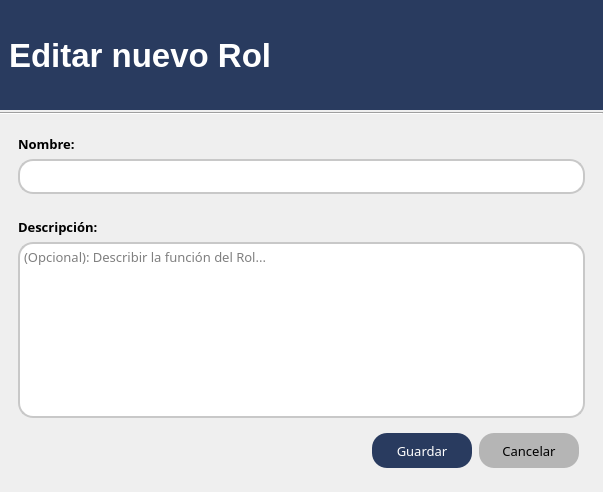
<?xml version="1.0" encoding="UTF-8"?>
<ui version="4.0">
 <class>DialogEditarRol</class>
 <widget class="QDialog" name="DialogEditarRol">
  <property name="windowModality">
   <enum>Qt::NonModal</enum>
  </property>
  <property name="geometry">
   <rect>
    <x>0</x>
    <y>0</y>
    <width>603</width>
    <height>492</height>
   </rect>
  </property>
  <property name="windowTitle">
   <string>MODIFICACIÓN DE ROL</string>
  </property>
  <property name="styleSheet">
   <string notr="true">#widget, #label {
    color: rgb(255, 255, 255);
    background-color: rgb(41, 59, 95);
}

QLineEdit {
    border: 2px solid rgb(200, 200, 200);
    border-radius: 15px;
    padding: 8px 0px 8px 11px;
}

QPlainTextEdit{
	border: 2px solid rgb(200, 200, 200);
    border-radius: 15px;
    background-color: rgb(255, 255, 255);
}

#input_nameUser {
    text-transform: uppercase;
}

#checkBox_activo {
    margin-left: 13px;
}

QPushButton {
    background-color: rgb(41, 59, 95);
    color: rgb(255, 255, 255); 
    border: none;
    border-radius: 15px; 
}

#btn_salir {
	background-color: rgb(181, 181, 181);
    color: rgb(0, 0, 0); 
}

#btn_date1, #btn_date2 {
    border-bottom-right-radius: 10px;
    border-top-right-radius: 10px;
}

QPushButton:hover {
    background-color: rgb(88, 120, 142);
    color: rgb(255, 255, 255); 
}

#btn_salir:hover {
    background-color: rgb(209, 209, 209);
}

QPushButton:pressed, #btn_salir:pressed {
    background-color: #1c5980;
}</string>
  </property>
  <layout class="QVBoxLayout" name="verticalLayout_9">
   <property name="spacing">
    <number>2</number>
   </property>
   <property name="leftMargin">
    <number>0</number>
   </property>
   <property name="topMargin">
    <number>0</number>
   </property>
   <property name="rightMargin">
    <number>0</number>
   </property>
   <property name="bottomMargin">
    <number>0</number>
   </property>
   <item>
    <widget class="QWidget" name="widget" native="true">
     <property name="minimumSize">
      <size>
       <width>603</width>
       <height>110</height>
      </size>
     </property>
     <property name="maximumSize">
      <size>
       <width>16777215</width>
       <height>110</height>
      </size>
     </property>
     <layout class="QVBoxLayout" name="verticalLayout_6">
      <item alignment="Qt::AlignLeft">
       <widget class="QLabel" name="label">
        <property name="font">
         <font>
          <family>Segoe UI</family>
          <pointsize>25</pointsize>
          <weight>75</weight>
          <bold>true</bold>
         </font>
        </property>
        <property name="text">
         <string>Editar nuevo Rol</string>
        </property>
       </widget>
      </item>
     </layout>
    </widget>
   </item>
   <item>
    <widget class="Line" name="line">
     <property name="orientation">
      <enum>Qt::Horizontal</enum>
     </property>
    </widget>
   </item>
   <item>
    <widget class="QWidget" name="widget_2" native="true">
     <property name="styleSheet">
      <string notr="true"/>
     </property>
     <layout class="QVBoxLayout" name="verticalLayout_2">
      <item>
       <widget class="QFrame" name="frame">
        <property name="frameShape">
         <enum>QFrame::NoFrame</enum>
        </property>
        <property name="frameShadow">
         <enum>QFrame::Raised</enum>
        </property>
        <layout class="QVBoxLayout" name="verticalLayout">
         <item>
          <widget class="QLabel" name="label_2">
           <property name="font">
            <font>
             <family>Century Gothic</family>
             <pointsize>10</pointsize>
             <weight>75</weight>
             <bold>true</bold>
            </font>
           </property>
           <property name="text">
            <string>Nombre:</string>
           </property>
          </widget>
         </item>
         <item>
          <widget class="QLineEdit" name="input_nombre">
           <property name="minimumSize">
            <size>
             <width>60</width>
             <height>35</height>
            </size>
           </property>
           <property name="font">
            <font>
             <family>Century Gothic</family>
             <pointsize>10</pointsize>
            </font>
           </property>
          </widget>
         </item>
        </layout>
       </widget>
      </item>
      <item>
       <widget class="QFrame" name="frame_4">
        <property name="frameShape">
         <enum>QFrame::NoFrame</enum>
        </property>
        <property name="frameShadow">
         <enum>QFrame::Raised</enum>
        </property>
        <layout class="QVBoxLayout" name="verticalLayout_7">
         <item>
          <widget class="QLabel" name="label_4">
           <property name="font">
            <font>
             <family>Century Gothic</family>
             <pointsize>10</pointsize>
             <weight>75</weight>
             <bold>true</bold>
            </font>
           </property>
           <property name="text">
            <string>Descripción:</string>
           </property>
          </widget>
         </item>
         <item>
          <widget class="QPlainTextEdit" name="input_des">
           <property name="font">
            <font>
             <family>Century Gothic</family>
             <pointsize>10</pointsize>
            </font>
           </property>
           <property name="frameShape">
            <enum>QFrame::NoFrame</enum>
           </property>
           <property name="frameShadow">
            <enum>QFrame::Raised</enum>
           </property>
           <property name="tabChangesFocus">
            <bool>true</bool>
           </property>
           <property name="placeholderText">
            <string>(Opcional): Describir la función del Rol...</string>
           </property>
          </widget>
         </item>
        </layout>
       </widget>
      </item>
      <item alignment="Qt::AlignRight">
       <widget class="QFrame" name="frame_6">
        <layout class="QHBoxLayout" name="horizontalLayout_3">
         <property name="spacing">
          <number>7</number>
         </property>
         <property name="leftMargin">
          <number>0</number>
         </property>
         <property name="topMargin">
          <number>0</number>
         </property>
         <property name="rightMargin">
          <number>15</number>
         </property>
         <property name="bottomMargin">
          <number>15</number>
         </property>
         <item alignment="Qt::AlignRight">
          <widget class="QPushButton" name="btn_guardar">
           <property name="sizePolicy">
            <sizepolicy hsizetype="Expanding" vsizetype="Fixed">
             <horstretch>0</horstretch>
             <verstretch>0</verstretch>
            </sizepolicy>
           </property>
           <property name="minimumSize">
            <size>
             <width>100</width>
             <height>35</height>
            </size>
           </property>
           <property name="maximumSize">
            <size>
             <width>16777215</width>
             <height>16777215</height>
            </size>
           </property>
           <property name="font">
            <font>
             <family>Century Gothic</family>
             <pointsize>10</pointsize>
             <weight>50</weight>
             <bold>false</bold>
            </font>
           </property>
           <property name="cursor">
            <cursorShape>PointingHandCursor</cursorShape>
           </property>
           <property name="text">
            <string>Guardar</string>
           </property>
           <property name="checkable">
            <bool>false</bool>
           </property>
           <property name="checked">
            <bool>false</bool>
           </property>
          </widget>
         </item>
         <item alignment="Qt::AlignRight">
          <widget class="QPushButton" name="btn_salir">
           <property name="sizePolicy">
            <sizepolicy hsizetype="Preferred" vsizetype="Fixed">
             <horstretch>0</horstretch>
             <verstretch>0</verstretch>
            </sizepolicy>
           </property>
           <property name="minimumSize">
            <size>
             <width>100</width>
             <height>35</height>
            </size>
           </property>
           <property name="font">
            <font>
             <family>Century Gothic</family>
             <pointsize>10</pointsize>
             <weight>50</weight>
             <bold>false</bold>
            </font>
           </property>
           <property name="cursor">
            <cursorShape>PointingHandCursor</cursorShape>
           </property>
           <property name="text">
            <string>Cancelar</string>
           </property>
           <property name="checkable">
            <bool>false</bool>
           </property>
           <property name="checked">
            <bool>false</bool>
           </property>
          </widget>
         </item>
        </layout>
       </widget>
      </item>
     </layout>
    </widget>
   </item>
  </layout>
 </widget>
 <resources>
  <include location="../../SISTEMA VER. 0/assets/resource.qrc"/>
 </resources>
 <connections>
  <connection>
   <sender>btn_salir</sender>
   <signal>clicked()</signal>
   <receiver>DialogEditarRol</receiver>
   <slot>reject()</slot>
   <hints>
    <hint type="sourcelabel">
     <x>524</x>
     <y>662</y>
    </hint>
    <hint type="destinationlabel">
     <x>301</x>
     <y>351</y>
    </hint>
   </hints>
  </connection>
 </connections>
</ui>
